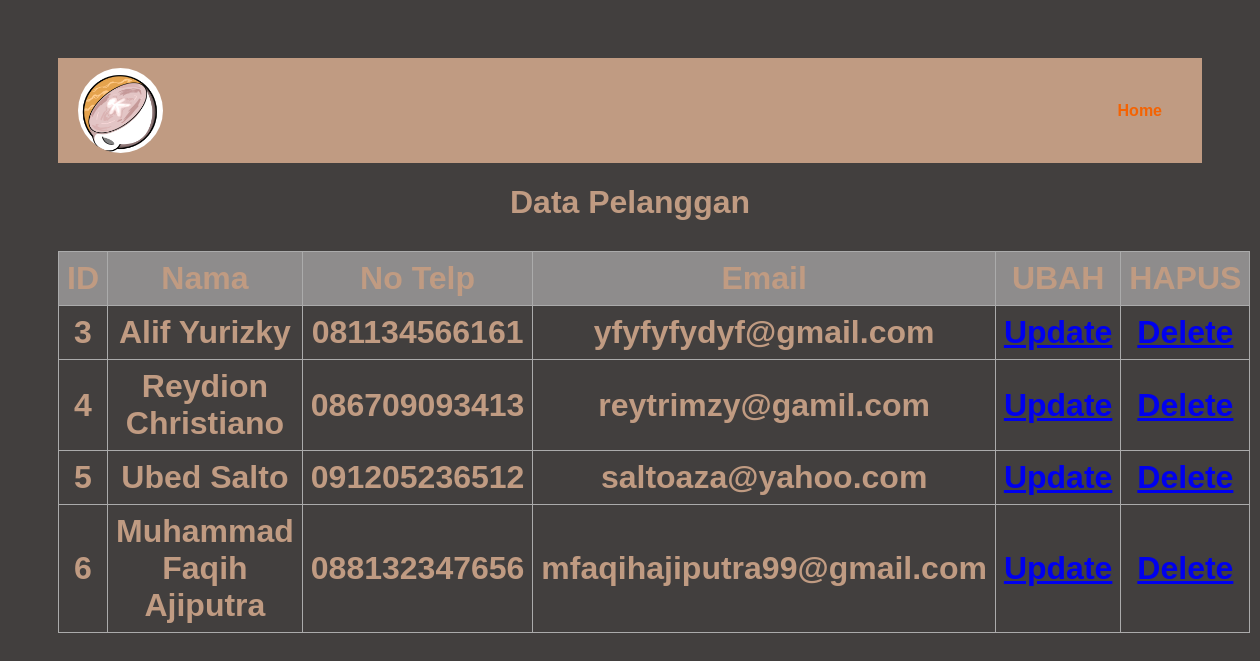
Screenshot of /lihat.php with the database file from the repository.
### tables this page shows
CREATE TABLE `pelanggan` (
  `id` int(50) NOT NULL,
  `nama` varchar(100) NOT NULL,
  `notelp` varchar(100) NOT NULL,
  `email` varchar(100) NOT NULL
);

### lihat.php (the view, shortened to what this page needs)
<?php
require 'koneksi.php';
$query = "SELECT * FROM pelanggan";
$result = $conn->query($query);
$pelanggan_data = [];
if ($result->num_rows > 0) {
    while($row = $result->fetch_assoc()) {
        $pelanggan_data[] = $row;
    }
}
?>
<!DOCTYPE html>
<html lang="en">
<head>
    <link rel="stylesheet" href="lihatcss.css">
</head>
<body>
<nav>
    <img src="logo.jpeg" alt="Logo" width="100px" >
        <ul class="menu">
            <li><a href="index.php">Home</a></li>
        </ul>
    </nav>
    <h1>Data Pelanggan</h1>
    <table>
        <thead>
            <tr>
                <th>ID</th>
                <th>Nama</th>
                <th>No Telp</th>
                <th>Email</th>
                <th>UBAH</th>
                <th>HAPUS</th>
            </tr>
        </thead>
        <tbody>
            <?php foreach($pelanggan_data as $data): ?>
            <tr>
                <td><?php echo $data['id']; ?></td>
                <td><?php echo $data['nama']; ?></td>
                <td><?php echo $data['notelp']; ?></td>
                <td><?php echo $data['email']; ?></td>
                <td><a href="update.php?id=<?php echo $data['id']; ?>">Update</a></td>
                <td><a href="lihat.php?action=delete&id=<?php echo $data['id']; ?>" onclick="return confirm('APAKAH YAKIN MENGHAPUS DATA TERSEBUT?')">Delete</a></td>
            </tr>
            <?php endforeach; ?>
        </tbody>
    </table>
</body>
</html>

### lihatcss.css (style rules this page uses)
body { font-family: Arial, sans-serif; padding: 50px; text-align: center; background-color: #423F3E ; }
h1 { color: #c09b82; margin-bottom: 30px; }
table { width: 100%; border-collapse: collapse; margin-bottom: 50px; }
table, th, td { border: 1px solid #131111; }
th, td { padding: 8px; border: 1px solid #ABABAB; color: #c09b82; font-size: xx-large; font-weight: bold; }
th { background-color: #8e8c8c; }
nav { background-color: #c09b82; display: flex; justify-content: space-between; align-items: center; padding: 10px 20px; }
nav img { width: 85px; height: 85px; border-radius: 50%; object-fit: cover; }
.menu { list-style: none; display: flex; }
.menu li { margin-right: 20px; }
.menu a { text-decoration: none; color: #f46303; font-weight: bold; transition: color 0.3s ease; }

### rows the page displays
pelanggan: id "3", nama "Alif Yurizky", notelp "081134566161", email "yfyfyfydyf@gmail.com"
pelanggan: id "4", nama "Reydion Christiano", notelp "086709093413", email "reytrimzy@gamil.com"
pelanggan: id "5", nama "Ubed Salto", notelp "091205236512", email "saltoaza@yahoo.com"
pelanggan: id "6", nama "Muhammad Faqih Ajiputra", notelp "088132347656", email "mfaqihajiputra99@gmail.com"
